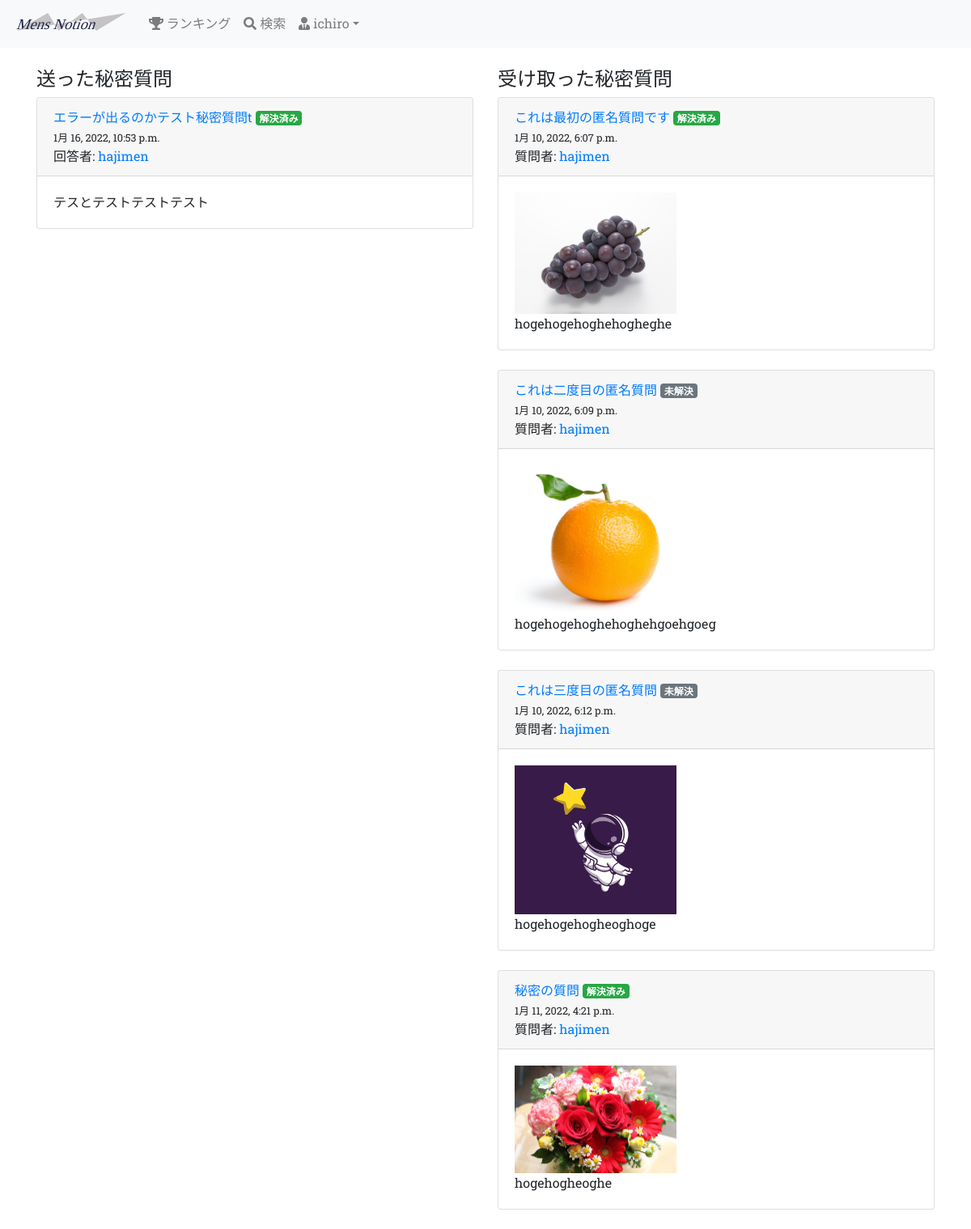
The app's page /anyms/ (signed in) with its own data.
### groomings/models.py (models this page shows, shortened)
class User(AbstractBaseUser, PermissionsMixin):
    username = models.CharField(max_length=150)
    email = models.EmailField(max_length=255, unique=True)
    image = models.FileField(upload_to='user_image/', null=True, blank=True)
    point = models.IntegerField(default=50, validators=[MinValueValidator(0)])
    follow = models.ManyToManyField(
        'self', blank=True, symmetrical=False, related_name="follower"
    )
    is_active = models.BooleanField(default=True)
    is_staff = models.BooleanField(default=False) # 管理画面にログインできるかどうか
    USERNAME_FIELD = 'email' # このテーブルのレコードを一意に識別
    REQUIRED_FIELDS = ['username'] # スーパーユーザー作成時に入力する(emailとパスワードは必須だからそれ以外で)
    objects = UserManager()
    class Meta:
        db_table = 'user'

class Date(models.Model):
    created_at = models.DateTimeField(default=now)
    class Meta:
        abstract = True

class Question(Date):
    title = models.CharField(max_length=30, null=True, blank=True)
    text = models.TextField(null=False, blank=False)
    image1 = models.FileField(upload_to='question_image/', null=True, blank=True)
    image2 = models.FileField(upload_to='question_image/', null=True, blank=True)
    image3 = models.FileField(upload_to='question_image/', null=True, blank=True)
    give_point = models.IntegerField(blank=False, null=False, default=5, validators=[MinValueValidator(5)])
    giver = models.ForeignKey(
        'User', on_delete=CASCADE, related_name="user_give_question"
    )
    recipient = models.ForeignKey(
        'User', on_delete=SET_NULL, null=True, related_name="user_receive_question"
    )
    to_giver_point = models.IntegerField(validators=[MinValueValidator(1), MaxValueValidator(5)], null=True)
    to_recipient_point = models.IntegerField(validators=[MinValueValidator(1), MaxValueValidator(5)], null=True)
    is_active = models.BooleanField(default=True)
    class Meta:
        db_table = 'question'

### groomings/views.py (the view)
# urls.py: path(r'anyms/', views.anyms, name='anyms'), # 匿名質問一覧ページ(自分にきた質問と自分がした質問を一覧表示)
@login_required
def anyms(request):
    user = request.user
    give_question = user.user_give_question.all()
    receive_question = user.user_receive_question.all()
    context={'user':user, 'give_question':give_question, 'receive_question':receive_question}
    return render(request, 'groomings/anyms.html', context)

### groomings/templates/groomings/anyms.html (shortened to what this page needs)
{% extends "groomings/base.html" %}
{% block content %}
<div class="row">
    <div class="col-sm-6 secret_gives">
        <h4>送った秘密質問</h4>
        {% if not give_question %}
        <h5>送った匿名質問はありません</h5>
        {% else %}
        {% for give in give_question %}
        <div class="card">
            <div class="card-header">
                <a href="{% url 'groomings:question_detail' give.id %}">{{ give.title }}</a>
                {% if give.is_active %}
                <span class="badge badge-secondary">未解決</span>
                {% else %}
                <span class="badge badge-success">解決済み</span>
                {% endif %}
                <br>
                <small>{{ give.created_at }}</small><br>
                回答者: <a href = "{% url 'groomings:user' give.recipient.id %}">{{ give.recipient.username }}</a>
            </div>
            <div class="card-body">
                <div>{{ give.text }}</div>
            </div>
        </div>
        <br>
        {% endfor %}
    </div>
    {% endif %}
    <div class="col-sm-6 secret_receives">
        <h4>受け取った秘密質問</h4>
        {% if not receive_question %}
        <h5>受け取った匿名質問はありません</h5>
        {% else %}
        {% for receive in receive_question %}
        <div class="card">
            <div class="card-header">
                <a href="{% url 'groomings:question_detail' receive.id %}">{{ receive.title }}</a>
                {% if receive.is_active %}
                <span class="badge badge-secondary">未解決</span>
                {% else %}
                <span class="badge badge-success">解決済み</span>
                {% endif %}
                <br>
                <small>{{ receive.created_at }}</small><br>
                質問者: <a href = "{% url 'groomings:user' receive.giver.id %}">{{ receive.giver.username }}</a>
            </div>
            <div class="card-body">
                {% if receive.image1 %}
                <img src="{{ receive.image1.url }}" width="200">
                {% endif %}
                <div>{{ receive.text }}</div>
            </div>
        </div>
        <br>
        {% endfor %}
    </div>
</div>
{% endif %}
{% endblock %}

### groomings/templates/groomings/base.html (shortened to what this page needs)
{% load static %}<!DOCTYPE html>
<html lang="ja">
    <head>
        <link rel="stylesheet" href="https://stackpath.bootstrapcdn.com/bootstrap/4.5.0/css/bootstrap.min.css">
        <link rel="stylesheet" type="text/css" href="{% static 'base.css' %}">
    </head>
    <body>
        <header class="mb-4">
            <nav class="navbar navbar-expand-sm navbar-light bg-light">
                <a href="{% url 'groomings:top' %}" class="navbar-brand"><img src="{% static 'static_image/logo.svg' %}" height="30px"></a>
                <div class="collapse navbar-collapse" id="nav-bar">
                    <ul class="navbar-nav">
                        <li class="nav-item"><a href="{% url 'groomings:ranking' %}" class="nav-link"><i class="fas fa-trophy"></i> ランキング</a></li>
                        <li class="nav-item"><a href="{% url 'groomings:search' %}" class="nav-link"><i class="fas fa-search"></i> 検索</a></li>
                        <li class="nav-item dropdown">
                            {% if request.user.is_authenticated %}
                            <a href="#" class="nav-link dropdown-toggle" data-toggle="dropdown"><i class="fas fa-user-tie"></i> {{ request.user.username }}</a>
                            {% endif %}
                        </li>
                    </ul>
                </div>
            </nav>
        </header>
        <div class="container">
            {% block content %}{% endblock %}
        </div>
    </body>
</html>

### static/base.css (style rules this page uses)
html, body { font-family: 'Roboto Slab', serif; }

### records on screen
User: user.username "ichiro"
Question: title "エラーが出るのかテスト秘密質問t", is_active "解決済み", created_at "1月 16, 2022, 10:53 p.m.", recipient.username "hajimen", text "テスとテストテストテスト"
Question: title "これは最初の匿名質問です", is_active "解決済み", created_at "1月 10, 2022, 6:07 p.m.", giver.username "hajimen", image1 (picture), text "hogehogehoghehogheghe"
Question: title "これは二度目の匿名質問", is_active "未解決", created_at "1月 10, 2022, 6:09 p.m.", giver.username "hajimen", image1 (picture), text "hogehogehoghehoghehgoehgoeg"
Question: title "これは三度目の匿名質問", is_active "未解決", created_at "1月 10, 2022, 6:12 p.m.", giver.username "hajimen", image1 (placeholder picture), text "hogehogehogheoghoge"
Question: title "秘密の質問", is_active "解決済み", created_at "1月 11, 2022, 4:21 p.m.", giver.username "hajimen", image1 (picture), text "hogehogheoghe"
